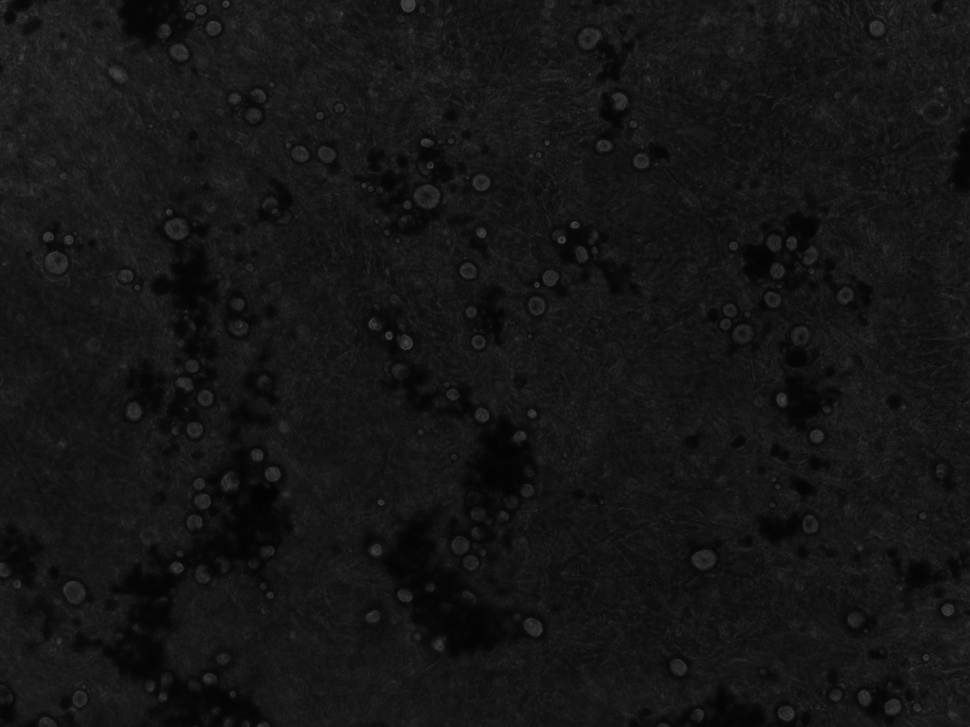
%> input picture images/3D/3dsample2.jpg, 970 x 727 px, shrunk from 1388 x 1040 before the run, given in place of 3dsample1_labeled.jpg, which was not available
$ octave confusionmat.m   (GNU Octave 9; MATLAB toolbox functions it lacks are replaced by stand-ins)
%> lines starting %> are read from the running program, lines starting %| are printed output that depends on the picture; in (x1, y1, x2, y2) boxes, pixels count from 0 and x2, y2 are one past the last pixel; in counts of white or black regions, pixels touching at a corner belong together; the program's own positions count from 1; pictures that were not available may be replaced by others from this repository, and a replacement may not be noted
fname = 'images/3D/3dsample1.jpg';

fname = strtok(fname,'.');
mat_fname = strcat(fname,'_labeled.mat');
labeled_fname = strcat(fname,'_labeled.jpg');

% if exist(mat_fname,'file')
%     load(mat_fname,'-mat', 'valid_labels');
% else
    % Reads in sample, if it has three channels, takes only the first channel
    im = imread(labeled_fname);
%> im is the input picture: size 727x970 uint8; min 2, max 70, mean 20.9
    if size(im,3) == 3
        im = im(:, :, 2);
    end

    % Converts image to a value btw 0 to 1
    im_gray = double(im)/255;
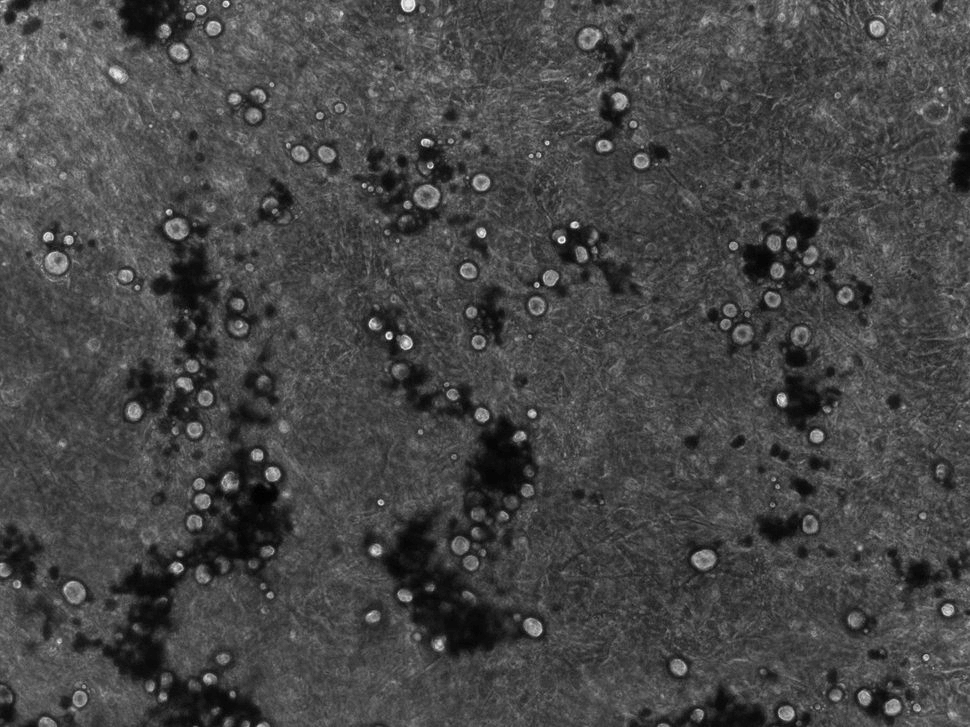
%> im_gray: size 727x970 double; min 0.00784, max 0.275, mean 0.082; drawn with min black and max white

    % Proportionally scales the image so that 0 = min val and 1 = max val
    im_gray = imadjust(im_gray);
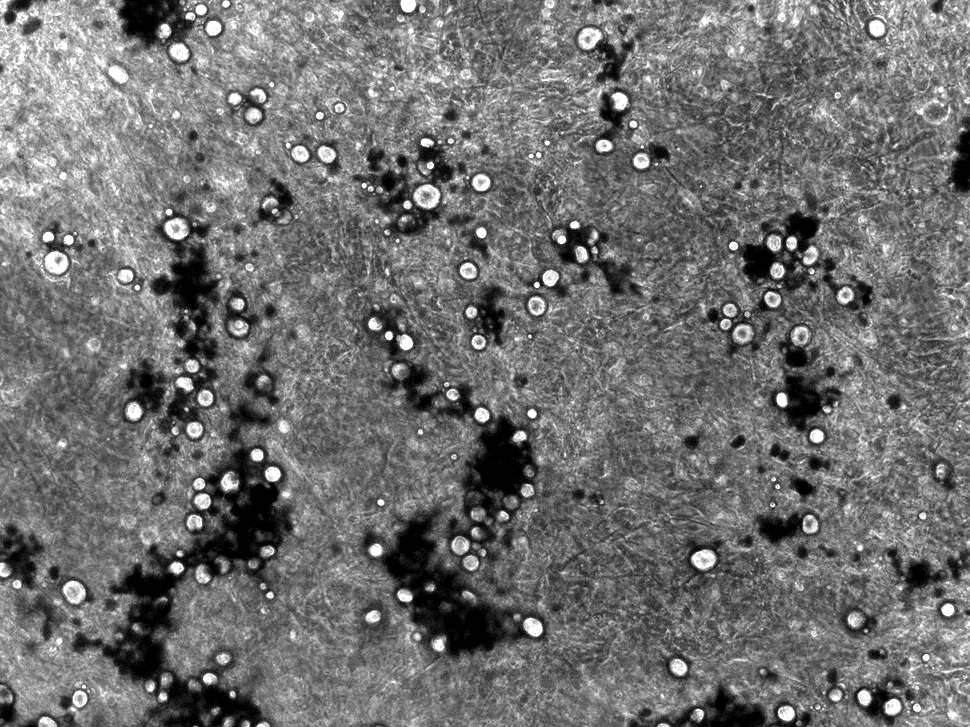
%> im_gray: size 727x970 double; min 0, max 1, mean 0.438

    bin_image = im2bw(im_gray,0.95);
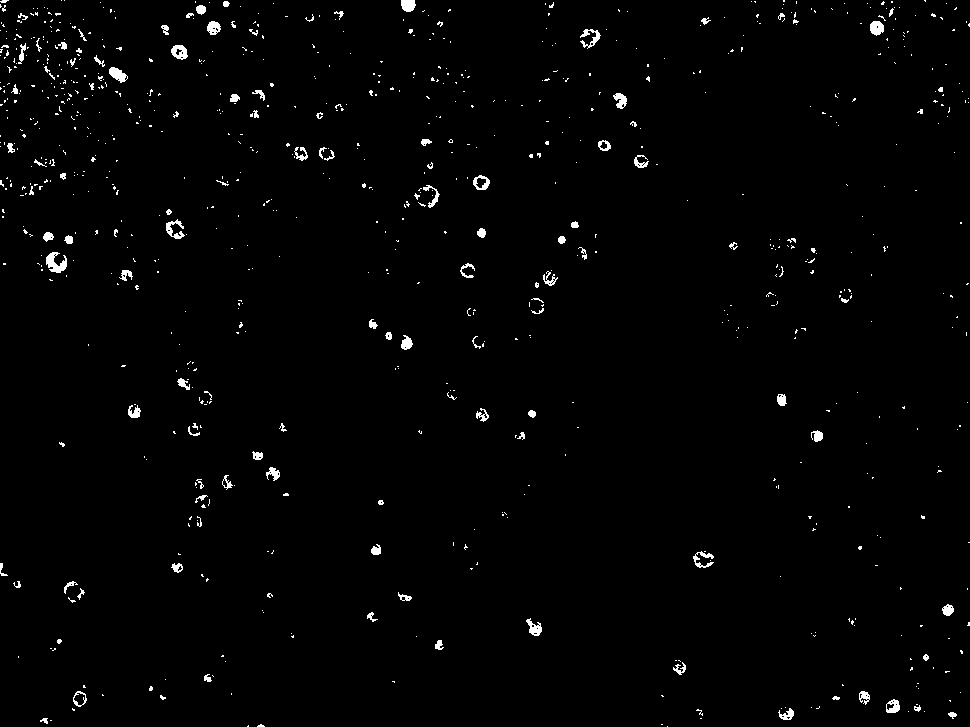
%> bin_image: size 727x970 logical; 1.4% white; 834 white regions (723 under 20 px), largest, box (x1, y1, x2, y2) and area: (46, 252, 67, 273) 256, (109, 67, 128, 83) 173, (166, 219, 185, 239) 168
    valid_labels = bwlabel(bin_image,8);
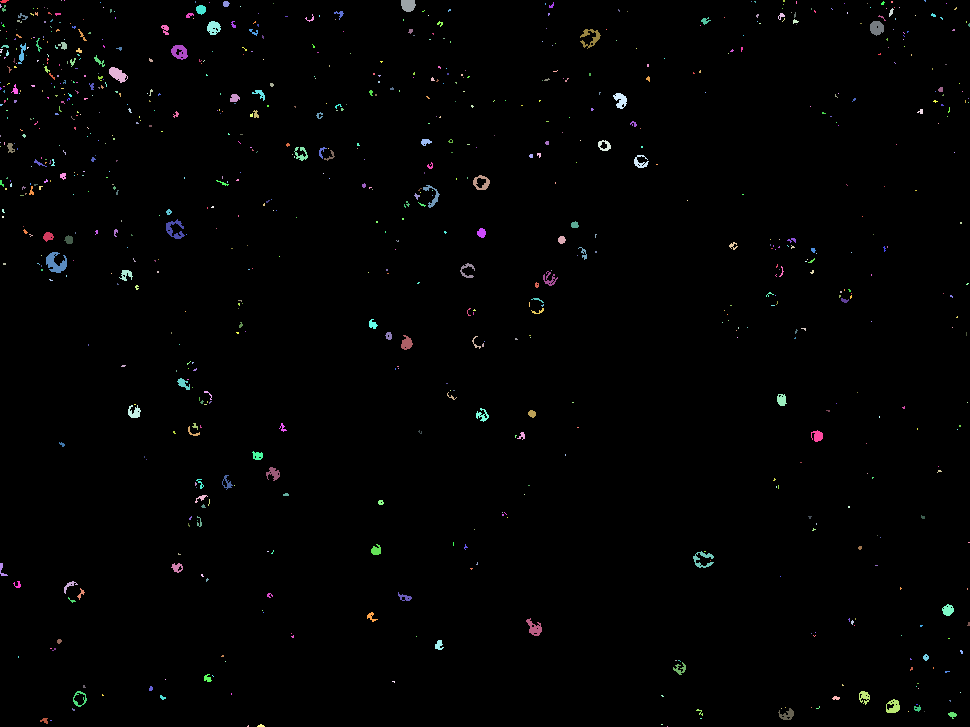
%> valid_labels: size 727x970 double; 835 distinct labels, from 0 to 834; one colour per label, 0 black
    save(mat_fname,'valid_labels');
% end

%> (the run ends here)

$ run again, on images/3D/3dsample3.jpg
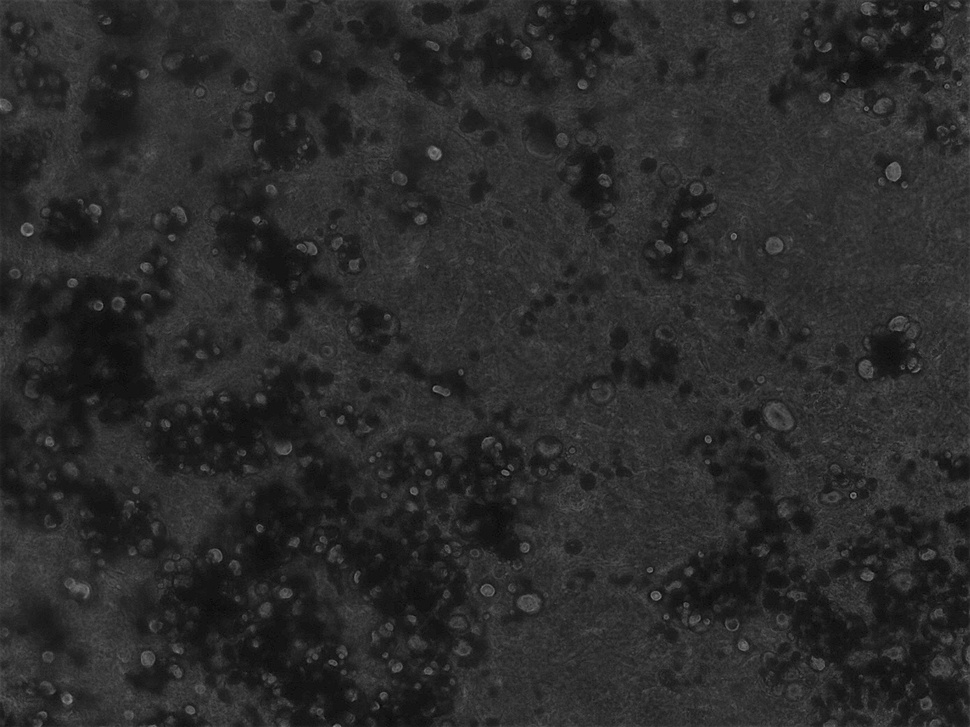
%> input picture images/3D/3dsample3.jpg, 970 x 727 px, shrunk from 1388 x 1040 before the run, given in place of 3dsample1_labeled.jpg, which was not available
%> im is the input picture: size 727x970 uint8; min 2, max 146, mean 43
%> `bin_image = im2bw(im_gray,0.95);`:
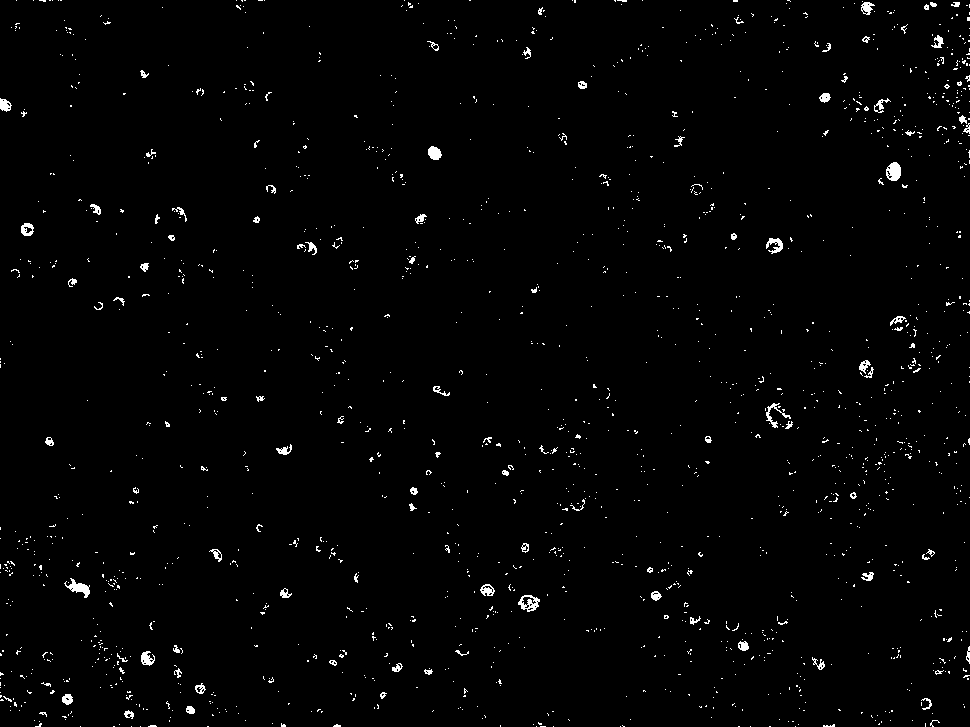
%> bin_image: size 727x970 logical; 1.4% white in thin lines or dots
%> `valid_labels = bwlabel(bin_image,8);`:
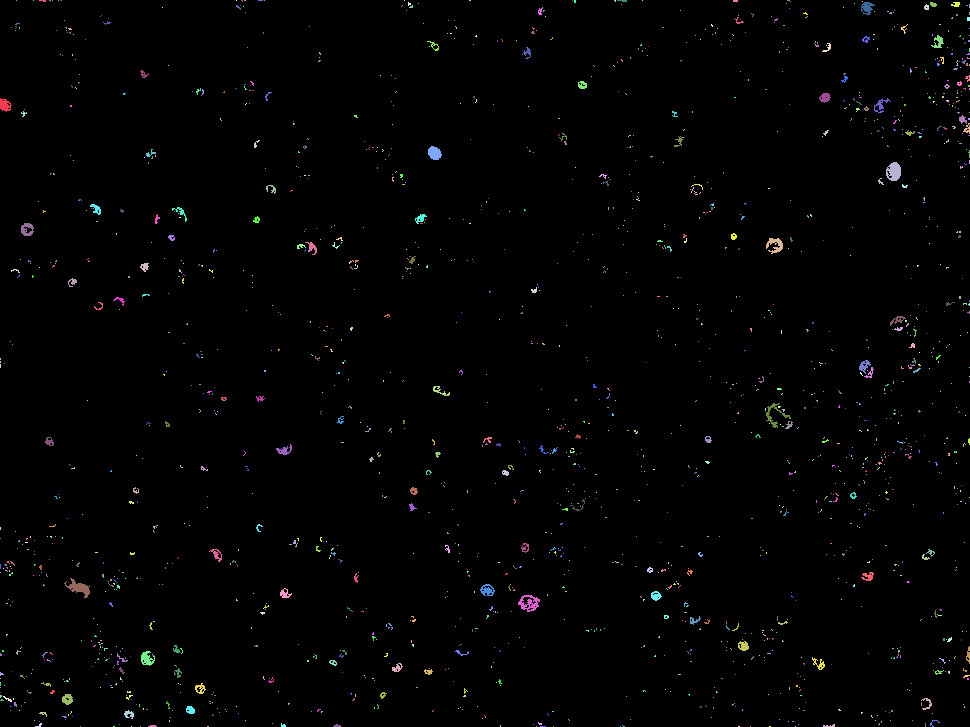
%> valid_labels: size 727x970 double; 1712 distinct labels, from 0 to 1711; one colour per label, 0 black

$ run again, on images/3D/3dsample4.jpg
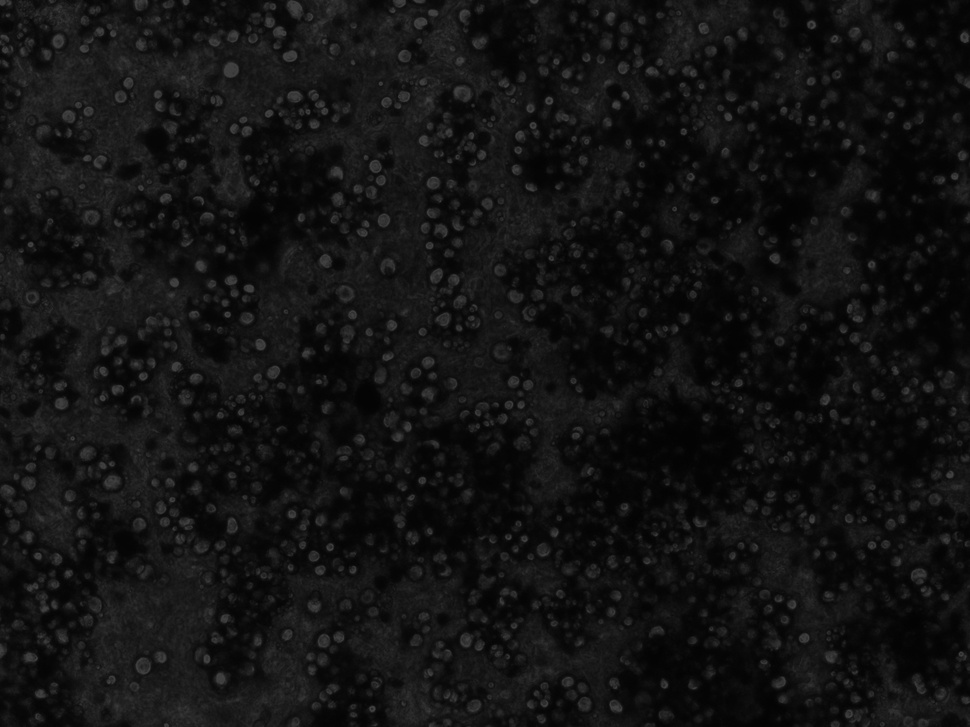
%> input picture images/3D/3dsample4.jpg, 970 x 727 px, shrunk from 1388 x 1040 before the run, given in place of 3dsample1_labeled.jpg, which was not available
%> im is the input picture: size 727x970 uint8; min 1, max 70, mean 18.5
%> `bin_image = im2bw(im_gray,0.95);`:
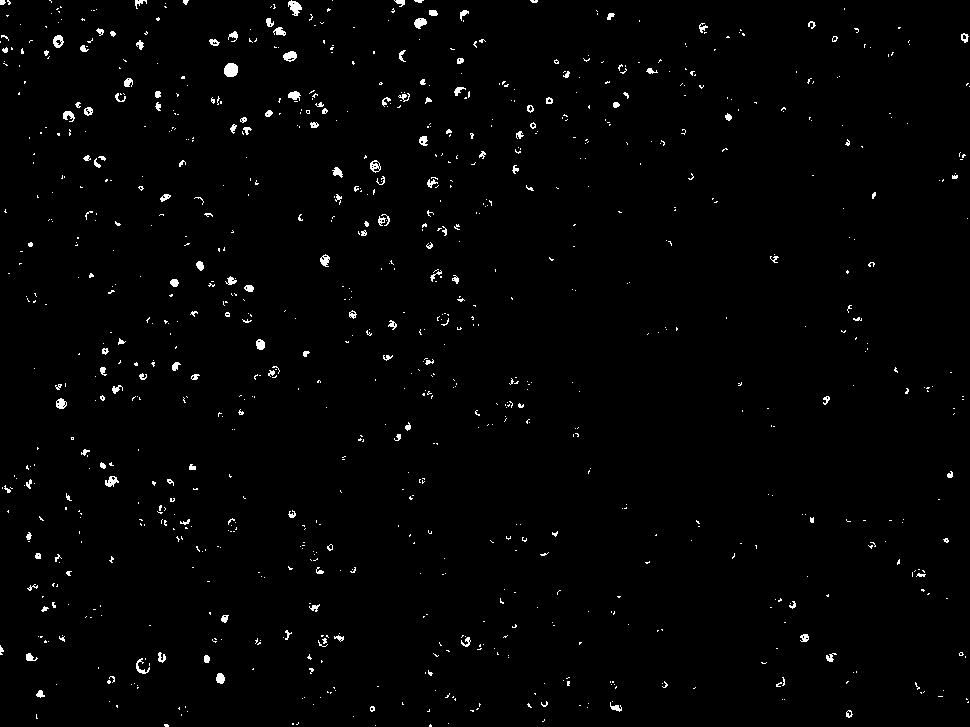
%> bin_image: size 727x970 logical; 1.4% white in thin lines or dots
%> `valid_labels = bwlabel(bin_image,8);`:
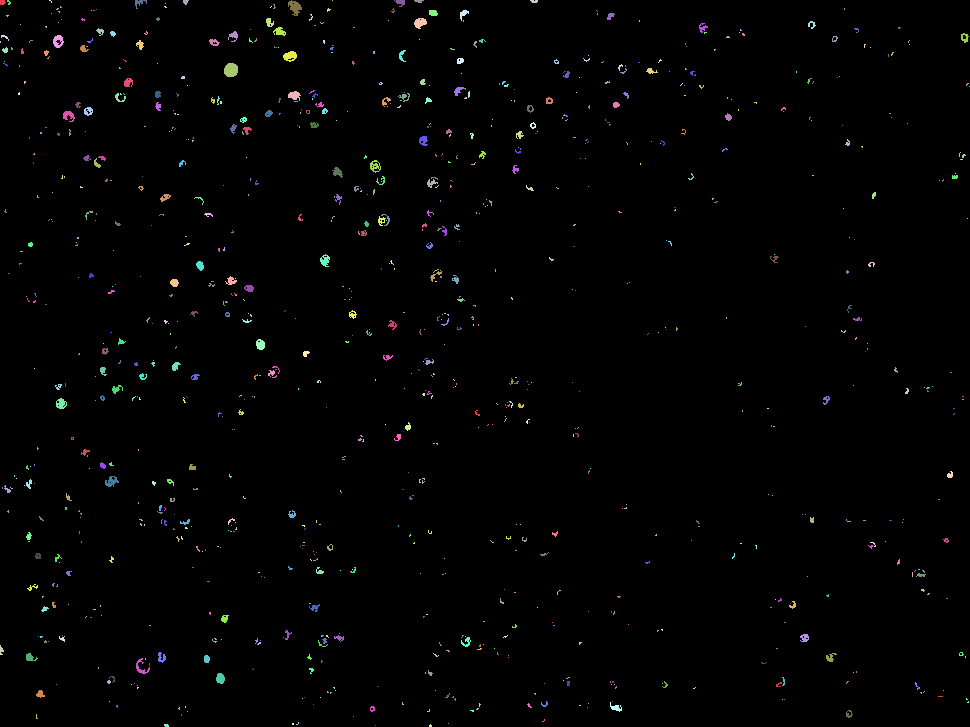
%> valid_labels: size 727x970 double; 951 distinct labels, from 0 to 950; one colour per label, 0 black
